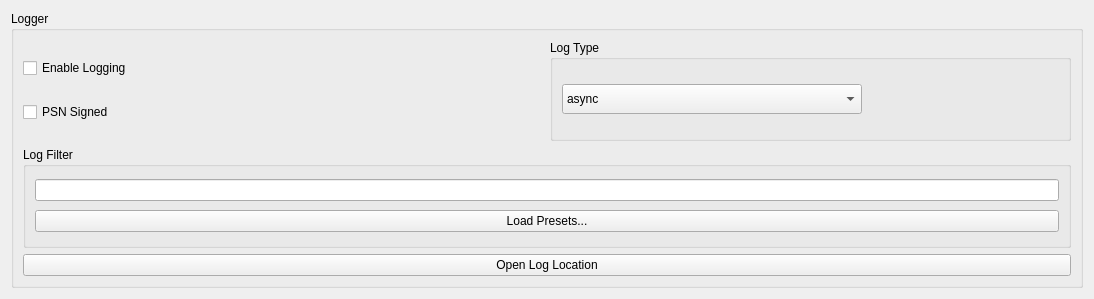
      <widget class="QWidget" name="logTabContents">
       <property name="geometry">
        <rect>
         <x>0</x>
         <y>0</y>
         <width>1094</width>
         <height>299</height>
        </rect>
       </property>
       <property name="sizePolicy">
        <sizepolicy hsizetype="Preferred" vsizetype="Fixed">
         <horstretch>0</horstretch>
         <verstretch>0</verstretch>
        </sizepolicy>
       </property>
       <layout class="QVBoxLayout" name="logTabVLayout" stretch="0">
        <item>
         <layout class="QHBoxLayout" name="horizontalLayout_log">
          <property name="leftMargin">
           <number>0</number>
          </property>
          <property name="topMargin">
           <number>0</number>
          </property>
          <item>
           <layout class="QVBoxLayout" name="loggerTabLayoutRight">
            <item>
             <widget class="QGroupBox" name="loggerGroupBox">
              <property name="title">
               <string>Logger</string>
              </property>
              <layout class="QVBoxLayout" name="loggerLayout">
               <item>
                <layout class="QHBoxLayout" name="horizontalLayout_12">
                 <property name="topMargin">
                  <number>0</number>
                 </property>
                 <item>
                  <layout class="QVBoxLayout" name="verticalLayout_7">
                   <property name="topMargin">
                    <number>0</number>
                   </property>
                   <item>
                    <widget class="QCheckBox" name="enableLoggingCheckBox">
                     <property name="text">
                      <string>Enable Logging</string>
                     </property>
                    </widget>
                   </item>
                   <item>
                    <widget class="QCheckBox" name="isPSNSignedInCheckBox">
                     <property name="text">
                      <string>PSN Signed</string>
                     </property>
                    </widget>
                   </item>
                  </layout>
                 </item>
                 <item>
 <widget class="QGroupBox" name="logTypeGroupBox">
  <property name="title"><string>Log Type</string></property>
  <layout class="QVBoxLayout" name="logTypeBoxLayout">
   <item>
    <widget class="QComboBox" name="logTypeComboBox">
     <property name="sizePolicy">
      <sizepolicy hsizetype="Maximum" vsizetype="Fixed">
       <horstretch>0</horstretch>
       <verstretch>0</verstretch>
      </sizepolicy>
     </property>
     <property name="maximumSize">
      <size>
       <width>300</width>
       <height>30</height>
      </size>
     </property>
     <item>
      <property name="text"><string>async</string></property>
     </item>
     <item>
      <property name="text"><string>sync</string></property>
                      </item>
                     </widget>
                    </item>
                   </layout>
                  </widget>
                 </item>
                </layout>
               </item>
               <item>
                <layout class="QVBoxLayout" name="vLayoutLogFilter">
                 <property name="spacing">
                  <number>6</number>
                 </property>
                 <property name="leftMargin">
                  <number>0</number>
                 </property>
                 <item>
                  <layout class="QHBoxLayout" name="hLayoutLogFilter">
                   <item>
                    <widget class="QGroupBox" name="logFilter">
                     <property name="title">
                      <string>Log Filter</string>
                     </property>
                     <layout class="QVBoxLayout" name="logFilterLayout">
                      <item>
                       <widget class="QLineEdit" name="logFilterLineEdit"/>
                      </item>
                      <item>
                       <widget class="QPushButton" name="logPresetsButton">
                        <property name="text">
                         <string>Load Presets...</string>
                        </property>
                       </widget>
                      </item>
                     </layout>
                    </widget>
                   </item>
                  </layout>
                 </item>
                </layout>
               </item>
               <item>
                <widget class="QPushButton" name="OpenLogLocationButton">
                 <property name="text">
                  <string>Open Log Location</string>
                 </property>
                </widget>
               </item>
              </layout>
             </widget>
            </item>
           </layout>
          </item>
         </layout>
        </item>
       </layout>
      </widget>
